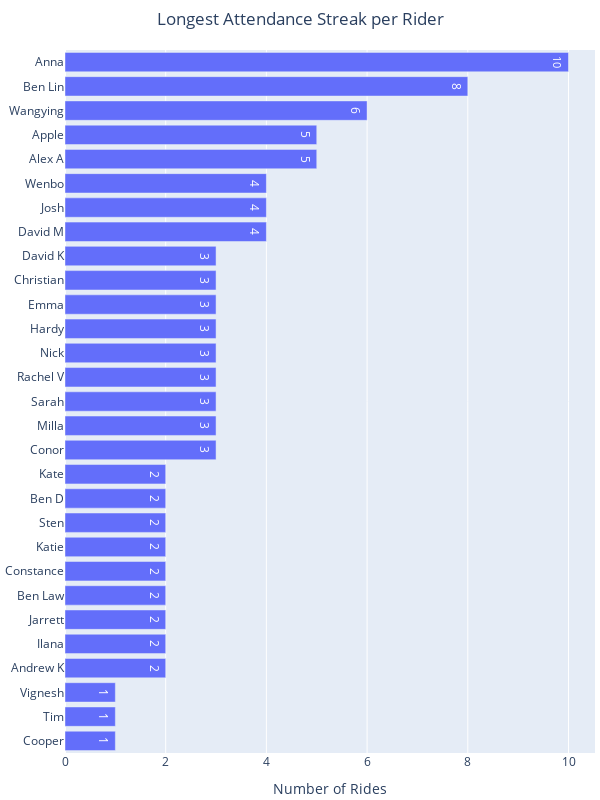

The cell this chart's notebook holds for it:
### Code cell
fig_streak = px.bar(
    streak_df,
    y="rider",
    x="longest_streak",
    title="Longest Attendance Streak per Rider",
    text_auto=True
)
fig_streak.update_layout(
    title_x=0.5,
    width=600,
    height=800,
    margin=dict(l=5, r=5, t=50, b=5),  # left, right, top, bottom margins
    yaxis=dict(title=None, categoryorder='total ascending'),
    xaxis_title='Number of Rides',
    barmode='stack',
)
fig_streak.show()
fig_streak.write_image(f"{year}/attendance_streaks_{year}.png", format="png")
fig_streak.write_html(f"{year}/attendance_streaks_{year}.html")

### Figure 1 — Plotly figure (JSON) as saved in the notebook; plotly's stock layout.template omitted (floating-point values rounded to 4 significant figures)
{"data": [{"alignmentgroup": "True", "hovertemplate": "longest_streak=%{x}<br>rider=%{y}<extra></extra>", "legendgroup": "", "marker": {"color": "#636efa", "pattern": {"shape": ""}}, "name": "", "offsetgroup": "", "orientation": "h", "showlegend": false, "textposition": "auto", "texttemplate": "%{x}", "type": "bar", "x": [10, 8, 6, 5, 5, 4, 4, 4, 3, 3, 3, 3, 3, 3, 3, 3, 3, 2, 2, 2, 2, 2, 2, 2, 2, 2, 1, 1, 1], "xaxis": "x", "y": ["Anna", "Ben Lin", "Wangying", "Alex A", "Apple", "David M", "Josh", "Wenbo", "Conor", "Milla", "Sarah", "Rachel V", "Nick", "Hardy", "Emma", "Christian", "David K", "Andrew K", "Ilana", "Jarrett", "Ben Law", "Constance", "Katie", "Sten", "Ben D", "Kate", "Cooper", "Tim", "Vignesh"], "yaxis": "y"}], "layout": {"barmode": "stack", "height": 800, "legend": {"tracegroupgap": 0}, "margin": {"b": 5, "l": 5, "r": 5, "t": 50}, "title": {"text": "Longest Attendance Streak per Rider", "x": 0.5}, "width": 600, "xaxis": {"anchor": "y", "domain": [0, 1], "title": {"text": "Number of Rides"}}, "yaxis": {"anchor": "x", "categoryorder": "total ascending", "domain": [0, 1], "title": {}}}}
